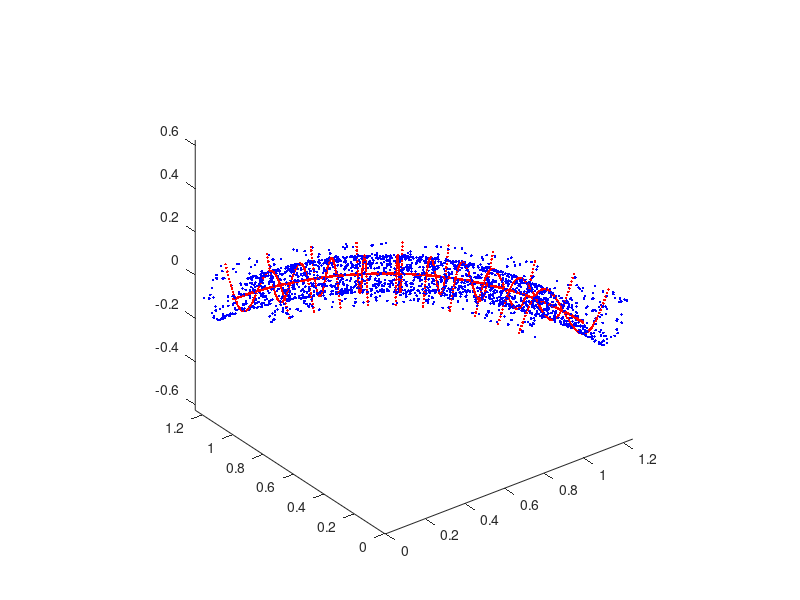
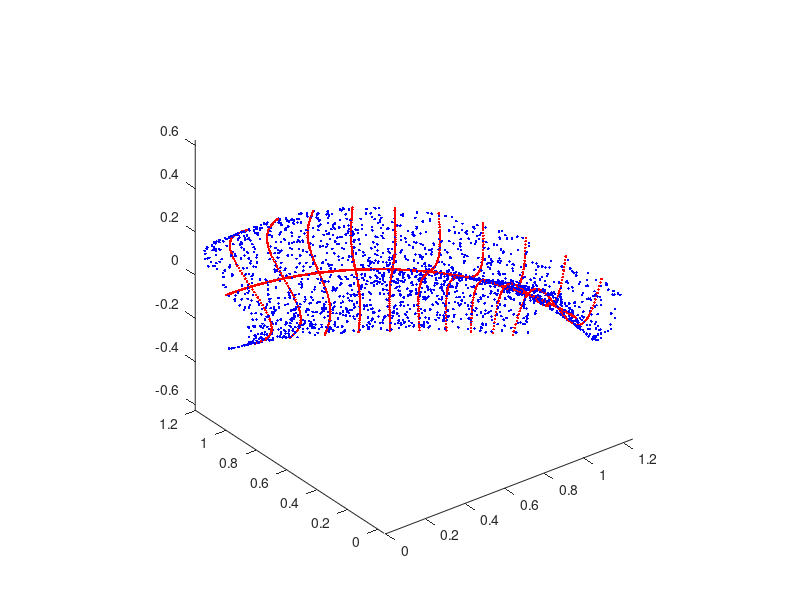

Here is the MATLAB script that generated these plots, in order:
function [x_facil,xff,xsf,x_chungo,xfc,xsc] = data_delicado_heteroscedastic;


%
% This script generates manifolds (inspired in Delicado01) that fulfil these 
% two restrictions to a bigger or lesser degree:
% (1) Conditional Mean Independence assumption
% (2) Stationarity along the Principal Curve
%
% Data:                       x_data
% First Principal Curve:      x_first
% Secondary Principal Curves: x_secondary

% DATA with no torsion

N = 10000;
fact_std=50;
factor = 1;
theta_max = factor*pi/2;
ro = 1;
sigma_1 = factor*0.25;
sigma_2 = factor*0.001;  % Noise in the 3rd principal direction
A = factor*0.15; 
slope = 1/factor;     % Slope of the torsion angle

theta = linspace(0,theta_max,N);
theta_n = theta + (10*theta_max/N)*randn(1,N);

n = rand(1,N);
xx = (ro-sigma_1*(2*n-1)).*cos(theta_n);
yy = (ro-sigma_1*(2*n-1)).*sin(theta_n);
%zz = A*sin((2*n-1)*6*pi/6) + sigma_2*(1 + fact_std*(theta_n)).*randn(1,N);
zz = A*sin((2*n-1)*6*pi/6) + sigma_2*randn(1,N);

x = [xx;yy;zz];

% % med = mean(x')';
% % xx = x - repmat(med,1,length(x(1,:)));
% %
% % [B,L]=eigs(xx*xx');
% 
% [B,L]=eigs(x*x');
% 
% y = B'*x;
% 
% yy = y;
% yy(3,:) = yy(3,:) + sigma_2*(1 + fact_std*(y(1,:))).*randn(1,N);
% 
% xx = B*yy;

cada = 5;
figure,plot3(x(1,1:cada:end),x(2,1:cada:end),x(3,1:cada:end),'b.'),axis equal

x_facil=x;

% First Principal Curve

xx = (ro).*cos(theta);
yy = (ro).*sin(theta);
zz = 0*theta;

x_first = [xx;yy;zz];

% Secondary principal curves

x_second = [];
theta_ras = [];
theta_raspa = linspace(0.075*theta_max,0.925*theta_max,10);
x_secondary_guay= [];
theta_ras_guay = [];

rr = linspace(-1,1,71);
for i=1:length(theta_raspa)
    xx = (ro-sigma_1*rr).*cos(theta_raspa(i));
    yy = (ro-sigma_1*rr).*sin(theta_raspa(i));
    zz = A*sin(rr*4*pi/4);
    x_second = [x_second [xx;yy;zz]];
    theta_ras = [theta_ras theta_raspa(i)*ones(1,length(rr))];
 
        x_secondary_guay = [x_secondary_guay [xx(6:66);yy(6:66);zz(6:66)]];
        theta_ras_guay = [theta_ras_guay theta_raspa(i)*ones(1,length(xx(1,6:66)))];

end

hold on,
plot3(x_first(1,1:cada:end),x_first(2,1:cada:end),x_first(3,1:cada:end),'r.')
plot3(x_second(1,:),x_second(2,:),x_second(3,:),'r.')


xff = x_first;
xsf = x_secondary_guay;

% Torsion along the principal curve

xtor_dat = [];
for i=1:length(theta)
    
    x0 = x_first(:,i);
    delta_x = x(:,i) - x0;
    R_mtheta = [cos(-theta(i)) -sin(-theta(i)) 0;sin(-theta(i)) cos(-theta(i)) 0;0 0 1];
    R_theta = [cos(theta(i)) -sin(theta(i)) 0;sin(theta(i)) cos(theta(i)) 0;0 0 1];
    R_alpha = [cos(slope*theta(i)) 0 -sin(slope*theta(i));0 1 0;sin(slope*theta(i)) 0 cos(slope*theta(i))];
    
    xtor_dat = [xtor_dat R_theta*R_alpha*R_mtheta*delta_x+x0];
    
end

xtor = [];
for i=1:length(theta_ras)
    
    x0 = [ro.*cos(theta_ras(i));ro.*sin(theta_ras(i));0];
    delta_x = x_second(:,i) - x0;
    R_mtheta = [cos(-theta_ras(i)) -sin(-theta_ras(i)) 0;sin(-theta_ras(i)) cos(-theta_ras(i)) 0;0 0 1];
    R_theta = [cos(theta_ras(i)) -sin(theta_ras(i)) 0;sin(theta_ras(i)) cos(theta_ras(i)) 0;0 0 1];
    R_alpha = [cos(slope*theta_ras(i)) 0 -sin(slope*theta_ras(i));0 1 0;sin(slope*theta_ras(i)) 0 cos(slope*theta_ras(i))];
    
    xtor = [xtor R_theta*R_alpha*R_mtheta*delta_x+x0];
    
end

xtor_g = [];
for i=1:length(theta_ras_guay)
    
    x0 = [ro.*cos(theta_ras_guay(i));ro.*sin(theta_ras_guay(i));0];
    delta_x = x_secondary_guay(:,i) - x0;
    R_mtheta = [cos(-theta_ras_guay(i)) -sin(-theta_ras_guay(i)) 0;sin(-theta_ras_guay(i)) cos(-theta_ras_guay(i)) 0;0 0 1];
    R_theta = [cos(theta_ras_guay(i)) -sin(theta_ras_guay(i)) 0;sin(theta_ras_guay(i)) cos(theta_ras_guay(i)) 0;0 0 1];
    R_alpha = [cos(slope*theta_ras_guay(i)) 0 -sin(slope*theta_ras_guay(i));0 1 0;sin(slope*theta_ras_guay(i)) 0 cos(slope*theta_ras_guay(i))];
    
    xtor_g = [xtor_g R_theta*R_alpha*R_mtheta*delta_x+x0];
    
end

x_data = xtor_dat;
x_secondary = xtor;
x_secondary_guay = xtor_g;

figure,plot3(x_data(1,1:cada:end),x_data(2,1:cada:end),x_data(3,1:cada:end),'b.')
hold on,
plot3(x_first(1,1:cada:end),x_first(2,1:cada:end),x_first(3,1:cada:end),'r.')
plot3(x_secondary(1,:),x_secondary(2,:),x_secondary(3,:),'r.')
plot3(x_secondary_guay(1,:),x_secondary_guay(2,:),x_secondary_guay(3,:),'r.')
axis equal

% figure,plot3(x_data(1,1:cada:end),x_data(2,1:cada:end),x_data(3,1:cada:end),'b.')
% hold on,
% plot3(x_first(1,1:cada:end),x_first(2,1:cada:end),x_first(3,1:cada:end),'r.')
% plot3(x_secondary_guay(1,:),x_secondary_guay(2,:),x_secondary_guay(3,:),'r.')
% axis equal

x_chungo = x_data;
xfc = x_first;
xsc = x_secondary_guay;